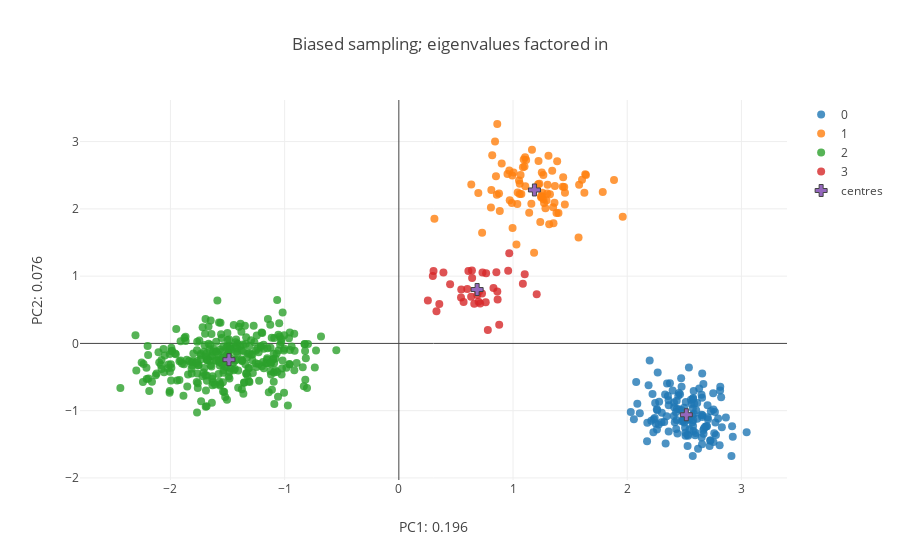

Here is the notebook cell this chart was saved with:
### Markdown cell above
Estimating population centroids in feature space and plot the PCA on biased-haplotype data set

### Code cell
## Calculate centroids
bias_centroids= [np.mean(bias_features[[y for y in range(bias_features.shape[0]) if labels_bias[y] == z],:],axis= 0) for z in range(N_pops)]
bias_centroids= np.array(bias_centroids)

## plot
fig_data= [go.Scatter(
        x = bias_features[[x for x in range(sum(Sizes_bias)) if labels_bias[x] == i],0],
        y = bias_features[[x for x in range(sum(Sizes_bias)) if labels_bias[x] == i],1],       
        type='scatter',
        mode= "markers",
        marker= {
        'line': {'width': 0},
        'size': 8,
        'symbol': 'circle',
      "opacity": .8
      },
      name= str(i)
    ) for i in range(N_pops)]


fig_data.append(
    go.Scatter(
        x= bias_centroids[:,0],
        y= bias_centroids[:,1],
        type= 'scatter',
        mode= 'markers',
        name= 'centres',
        marker= {
        'line': {'width': 1},
        'size': 10,
        'symbol': 'cross'
        }
    )
)

layout = go.Layout(
    title= 'Biased sampling; eigenvalues factored in',
    yaxis=dict(
        title='PC2: {}'.format(round(var_comps[1],3))),
    xaxis=dict(
    title= 'PC1: {}'.format(round(var_comps[0],3))),
)


fig = go.Figure(data=fig_data, layout=layout)
iplot(fig)

### Figure 1 — Plotly figure (JSON) as saved in the notebook; plotly's stock layout.template omitted (floating-point values rounded to 4 significant figures; data arrays with more than 128 entries replaced by an {"elided": "..."} marker saying what was removed)
{"data": [{"marker": {"line": {"width": 0}, "opacity": 0.8, "size": 8, "symbol": "circle"}, "mode": "markers", "name": "0", "type": "scatter", "x": {"elided": "130 float values"}, "y": {"elided": "130 float values"}}, {"marker": {"line": {"width": 0}, "opacity": 0.8, "size": 8, "symbol": "circle"}, "mode": "markers", "name": "1", "type": "scatter", "x": [1.284, 1.239, 0.9934, 0.9711, 1.223, 1.257, 1.574, 0.8774, 1.632, 1.066, 1.351, 1.16, 1.005, 0.8841, 0.6344, 1.354, 1.302, 0.9514, 0.862, 1.252, 1.625, 1.435, 1.101, 1.367, 1.052, 0.9958, 1.31, 0.9672, 1.087, 1.266, 1.398, 1.363, 0.9901, 1.343, 0.8581, 1.094, 0.8177, 1.059, 0.8424, 1.073, 1.386, 1.22, 1.317, 1.454, 1.058, 1.231, 1.579, 1.323, 0.81, 1.884, 1.184, 1.03, 1.96, 1.293, 1.107, 1.245, 1.106, 0.9008, 1.141, 1.266, 1.038, 1.247, 1.639, 0.6959, 0.7292, 1.455, 1.786, 1.166, 1.272, 1.255, 1.38, 1.041, 1.299, 0.8066, 1.115, 0.3115, 0.8506, 1.448, 1.604, 1.439], "y": [2.009, 1.806, 2.496, 2.128, 2.711, 2.238, 1.576, 2.229, 2.514, 2.504, 2.024, 2.077, 2.541, 1.967, 2.364, 1.785, 2.358, 2.518, 3.262, 2.542, 2.239, 2.327, 2.629, 2.341, 2.421, 1.716, 2.788, 2.571, 2.617, 2.505, 1.938, 2.092, 2.088, 2.568, 2.209, 2.733, 2.798, 2.373, 3.0, 2.221, 2.708, 2.366, 1.772, 2.066, 2.219, 2.372, 2.358, 2.219, 2.282, 2.429, 1.349, 1.471, 1.884, 2.126, 2.336, 2.184, 2.768, 2.675, 1.944, 2.141, 2.073, 2.168, 2.503, 2.234, 1.645, 2.241, 2.252, 2.879, 2.089, 2.189, 1.94, 2.243, 2.228, 2.019, 2.727, 1.854, 2.486, 2.324, 2.433, 2.472]}, {"marker": {"line": {"width": 0}, "opacity": 0.8, "size": 8, "symbol": "circle"}, "mode": "markers", "name": "2", "type": "scatter", "x": {"elided": "300 float values"}, "y": {"elided": "300 float values"}}, {"marker": {"line": {"width": 0}, "opacity": 0.8, "size": 8, "symbol": "circle"}, "mode": "markers", "name": "3", "type": "scatter", "x": [0.687, 0.3544, 0.9668, 1.207, 0.8287, 0.2542, 0.2976, 0.5445, 0.7033, 0.5668, 0.7793, 0.8541, 1.102, 0.64, 0.6091, 0.865, 0.3904, 1.086, 0.8788, 0.3297, 0.6418, 0.5468, 0.5996, 0.8623, 0.6983, 0.7326, 0.7123, 0.7643, 0.6607, 0.7284, 0.9575, 0.6332, 0.4489, 0.7607, 0.3038], "y": [0.7199, 0.5869, 1.342, 0.7315, 0.8253, 0.6374, 1.001, 0.6836, 0.7748, 0.6156, 0.1996, 1.058, 1.027, 1.086, 1.076, 0.6541, 1.053, 0.8869, 0.276, 0.4763, 0.971, 0.8031, 0.8077, 0.7713, 0.6196, 1.053, 0.5936, 1.045, 0.5907, 0.7425, 1.08, 0.6939, 0.8809, 0.6121, 1.077]}, {"marker": {"line": {"width": 1}, "size": 10, "symbol": "cross"}, "mode": "markers", "name": "centres", "type": "scatter", "x": [2.517, 1.187, -1.487, 0.6856], "y": [-1.061, 2.281, -0.2423, 0.8015]}], "layout": {"title": "Biased sampling; eigenvalues factored in", "xaxis": {"title": "PC1: 0.196"}, "yaxis": {"title": "PC2: 0.076"}}}
